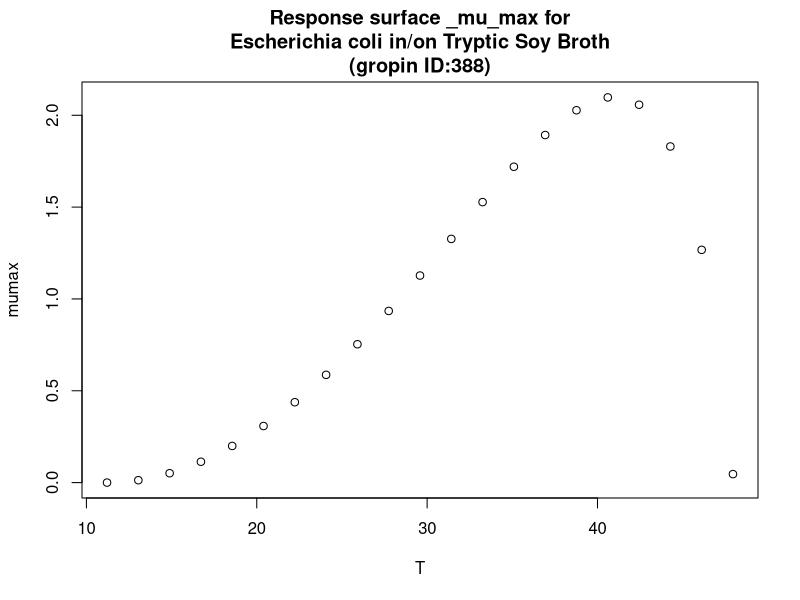

This chart was generated by the following R code:
#############################
# start of Parameter script
#############################
T <- seq(11.2112,47.952047952048,length.out=21)
#############################
# end of Parameter script
#############################
############################# 
# start of Model script Gropin ID 388 
#############################
 
# constant coefficients for this model
 
variables <- data.frame(T)
argumentsPar <- unique.data.frame(expand.grid(variables))
 
# heart of the model
response_surface <- function(T) {
   mumax <-(2.1*(T-48)*((T-11.2)^2))/((41-11.2)*((41-11.2)*(T-41)-(41-48)*(41+11.2-2*T)))

	return(mumax=mumax)
} 

# output parameters
responseSurface <- cbind(argumentsPar,response_surface(argumentsPar['T']))
colnames(responseSurface) <- c(colnames(argumentsPar),'mumax')
#############################
# End of Model script
#############################
############################# 
# start of Visualisation script Gropin ID 388 
#############################
titleText <-'Response surface _mu_max for
Escherichia coli in/on Tryptic Soy Broth
(gropin ID:388)'
plot(T,responseSurface$'mumax',xlab='T',
                          ylab='mumax',main=titleText)
#############################
# End of Visualisation script
#############################
